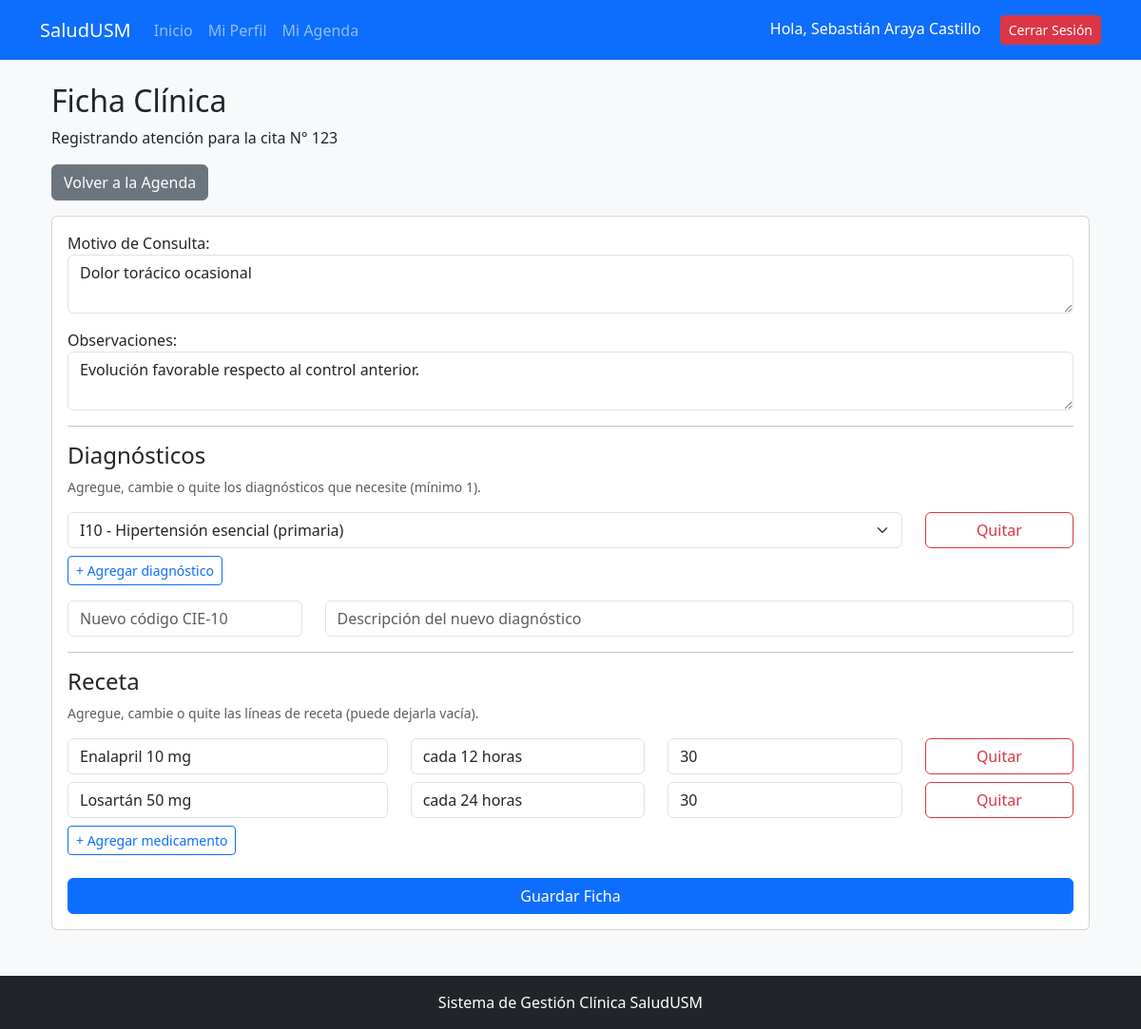
The app's page /PHP/registrar_atencion.php?id_cita=123 (signed in) with its own data.
### tables this page shows
CREATE TABLE Atencion (
    id_atencion INT AUTO_INCREMENT PRIMARY KEY,
    id_cita INT NOT NULL UNIQUE,
    motivo_consulta TEXT NOT NULL,
    observaciones TEXT NOT NULL,
    FOREIGN KEY (id_cita) REFERENCES Cita(id_cita) ON DELETE CASCADE
);

CREATE TABLE Receta (
    id_receta INT AUTO_INCREMENT PRIMARY KEY,
    id_atencion INT NOT NULL,
    medicamento VARCHAR(150) NOT NULL,
    dosis VARCHAR(255) NOT NULL,
    dias_tratamiento INT NOT NULL,
    CONSTRAINT chk_dias CHECK (dias_tratamiento > 0),
    FOREIGN KEY (id_atencion) REFERENCES Atencion(id_atencion) ON DELETE CASCADE
);

### PHP/registrar_atencion.php (the view, shortened to what this page needs)
<?php
require_once 'conexion.php';
$id_cita = isset($_GET['id_cita']) ? $_GET['id_cita'] : 0;
$stmt = $pdo->prepare("SELECT * FROM Atencion WHERE id_cita = ?");
$stmt->execute([$id_cita]);
$atencion_previa = $stmt->fetch(PDO::FETCH_ASSOC);
$diag_sel = [];
$recetas_sel = [];
if ($atencion_previa) {
    $stmt = $pdo->prepare("SELECT codigo_cie10 FROM Atencion_Diagnostico WHERE id_atencion = ?");
    $stmt->execute([$atencion_previa['id_atencion']]);
    $diag_sel = $stmt->fetchAll(PDO::FETCH_COLUMN);
    $stmt = $pdo->prepare("SELECT medicamento, dosis, dias_tratamiento FROM Receta WHERE id_atencion = ? ORDER BY id_receta");
    $stmt->execute([$atencion_previa['id_atencion']]);
    $recetas_sel = $stmt->fetchAll(PDO::FETCH_ASSOC);
}
$motivo_form = $atencion_previa ? $atencion_previa['motivo_consulta'] : '';
$obs_form = $atencion_previa ? $atencion_previa['observaciones'] : '';
$diagnosticos = $pdo->query("SELECT * FROM Diagnostico ORDER BY codigo_cie10")->fetchAll(PDO::FETCH_ASSOC);
include 'header.php';
?>
<div class="container mt-4">
    <h2>Ficha Clínica</h2>
    <p>Registrando atención para la cita N° <?php echo htmlspecialchars($id_cita); ?></p>
    <a href="agenda_medico.php" class="btn btn-secondary mb-3">Volver a la Agenda</a>
    <div class="card">
        <div class="card-body">
            <form action="registrar_atencion.php?id_cita=<?php echo htmlspecialchars($id_cita); ?>" method="POST">
                <div class="mb-3">
                    <label>Motivo de Consulta:</label>
                    <textarea class="form-control" name="motivo_consulta" required><?php echo htmlspecialchars($motivo_form); ?></textarea>
                </div>
                <div class="mb-3">
                    <label>Observaciones:</label>
                    <textarea class="form-control" name="observaciones" required><?php echo htmlspecialchars($obs_form); ?></textarea>
                </div>
                <hr>
                <h4>Diagnósticos</h4>
                <p class="text-muted small">Agregue, cambie o quite los diagnósticos que necesite (mínimo 1).</p>
                <div id="lista_diagnosticos">
                    <?php foreach($diag_sel as $sel): ?>
                        <div class="row mb-2 fila-diagnostico">
                            <div class="col-10">
                                <select name="diagnostico[]" class="form-select">
                                    <?php foreach($diagnosticos as $d): ?>
                                        <option value="<?php echo htmlspecialchars($d['codigo_cie10']); ?>" <?php if($sel == $d['codigo_cie10']) echo 'selected'; ?>><?php echo htmlspecialchars($d['codigo_cie10'] . ' - ' . $d['descripcion']); ?></option>
                                    <?php endforeach; ?>
                                </select>
                            </div>
                            <div class="col-2">
                                <button type="button" class="btn btn-outline-danger w-100 quitar-fila">Quitar</button>
                            </div>
                        </div>
                    <?php endforeach; ?>
                </div>
                <button type="button" class="btn btn-sm btn-outline-primary mb-3" id="agregar_diagnostico">+ Agregar diagnóstico</button>
                <div class="row mb-3">
                    <div class="col-3">
                        <input type="text" name="nuevo_codigo" class="form-control" placeholder="Nuevo código CIE-10" maxlength="10" value="<?php echo htmlspecialchars(isset($_POST['nuevo_codigo']) ? $_POST['nuevo_codigo'] : ''); ?>">
                    </div>
                    <div class="col-9">
                        <input type="text" name="nueva_descripcion" class="form-control" placeholder="Descripción del nuevo diagnóstico" maxlength="255" value="<?php echo htmlspecialchars(isset($_POST['nueva_descripcion']) ? $_POST['nueva_descripcion'] : ''); ?>">
                    </div>
                </div>
                <hr>
                <h4>Receta</h4>
                <p class="text-muted small">Agregue, cambie o quite las líneas de receta (puede dejarla vacía).</p>
                <div id="lista_recetas">
                    <?php foreach($recetas_sel as $r): ?>
                        <div class="row mb-2 fila-receta">
                            <div class="col-4">
                                <input type="text" name="med[]" class="form-control" placeholder="Medicamento" value="<?php echo htmlspecialchars($r['medicamento']); ?>">
                            </div>
                            <div class="col-3">
                                <input type="text" name="dosis[]" class="form-control" placeholder="Dosis" value="<?php echo htmlspecialchars($r['dosis']); ?>">
                            </div>
                            <div class="col-3">
                                <input type="number" min="1" name="dias[]" class="form-control" placeholder="Días" value="<?php echo htmlspecialchars($r['dias_tratamiento']); ?>">
                            </div>
                            <div class="col-2">
                                <button type="button" class="btn btn-outline-danger w-100 quitar-fila">Quitar</button>
                            </div>
                        </div>
                    <?php endforeach; ?>
                </div>
                <button type="button" class="btn btn-sm btn-outline-primary mb-4" id="agregar_receta">+ Agregar medicamento</button>
                <button type="submit" name="guardar_atencion" class="btn btn-primary w-100">Guardar Ficha</button>
            </form>
        </div>
    </div>
</div>
<?php include 'footer.php'; ?>

### records on screen
atencion: motivo_consulta "Dolor torácico ocasional", observaciones "Evolución favorable respecto al control anterior."
receta: medicamento "Enalapril 10 mg", dosis "cada 12 horas", dias_tratamiento "30"
receta: medicamento "Losartán 50 mg", dosis "cada 24 horas", dias_tratamiento "30"

### other values on screen
$_SESSION['nombre_usuario'] "Sebastián Araya Castillo"
$id_cita "123"
form field value "I10 - Hipertensión esencial (primaria)"
